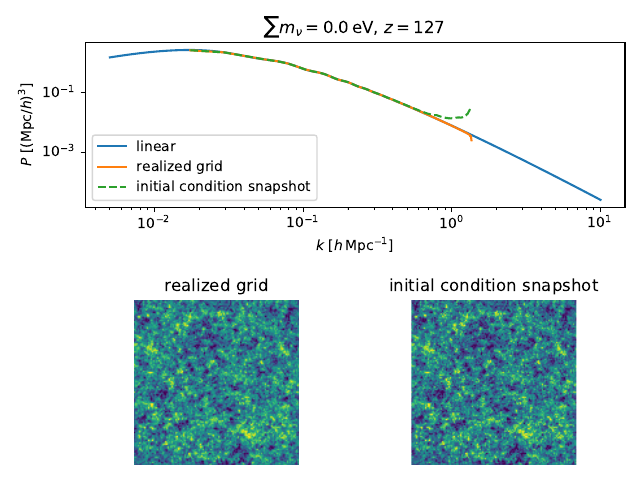

This chart was generated by the following Python code:
from glob import glob
import os, sys
import numpy as np
import scipy.fft, scipy.interpolate
import matplotlib.pyplot as plt
import MAS_library, Pk_library  # Pylians
import cosmology                # other demo script

# Absolute path to the demo directory
this_dir = os.path.dirname(os.path.abspath(__file__))

# Iterator over Fourier grid
def fourier_loop(gridsize):
    """The iteration is over a complex 3D grid resulting from
    a real Fourier transform. The conventions employed for the
    data layout — i.e. the mapping between grid indices (i, j, k)
    and wave vector components (ki, kj, kk) — are those used
    by e.g. NumPy, SciPy, FFTW.
    """
    nyquist = gridsize//2
    for i in range(gridsize):
        ki = i - gridsize*(i >= nyquist)
        for j in range(gridsize):
            kj = j - gridsize*(j >= nyquist)
            for k in range(nyquist + 1):
                kk = k
                yield i, j, k, ki, kj, kk

# Function implementing Fourier deconvolution
def deconvolve(grid, interpolation):
    """The passed grid should be in real space,
    and the returned grid will similarly be in real space.
    """
    order = [None, 'NGP', 'CIC', 'TSC', 'PCS'].index(interpolation)
    gridsize = grid.shape[0]
    grid = scipy.fft.rfftn(grid)
    for i, j, k, ki, kj, kk in fourier_loop(gridsize):
        grid[i, j, k] /= (
             np.sinc(ki/gridsize)
            *np.sinc(kj/gridsize)
            *np.sinc(kk/gridsize)
        )**order
    grid = scipy.fft.irfftn(grid)
    return grid

# Function converting wave vector components (ki, kj, kk)
# into linear index, used to index into the array of phases.
def get_curve_key(ki, kj, kk):
    """The same phases may be utilized across simulations of
    different grid sizes. With the shared phases stored in a 1D array,
    some mapping from 1D to 3D is needed. Enlarging the grid should
    only add new modes (phases), leaving the inner modes intact.
    The mapping should then be independent of the grid size.
    Below we implement such a mapping as a space-filling curve which fills
    all (meaning ~half, due to the exploitation of the Hermitian symmetry)
    of Fourier space, starting from the origin and expanding outwards in
    cuboidal shells. The details are unimportant, what matters is that the
    output domain (image) of this function is exactly all of the integers
      0 ≤ i < gridsize*gridsize*(gridsize/2 + 1)
    when called with all integer triplets (ki, kj, kk) from the input domain
      -gridsize/2 ≤ ki < gridsize/2
      -gridsize/2 ≤ kj < gridsize/2
                0 ≤ kk ≤ gridsize/2
    for any value of gridsize.
    """
    kl = ki*(abs(ki) > abs(kj)) + kj*(abs(ki) < abs(kj))
    kl += (kl == 0)*max(ki, kj)
    s = (abs(kl) + (kl > 0))*(abs(kl) >= kk) + kk*(kk > abs(kl))
    f = 2*(kk == s)
    f += (f == 0) & (ki != -s) & (ki != s - 1)
    key = (
        + s   *((         (3 - kj))*(f == 0) + (-2*ki + (s == -kj))*(f == 1) + (1 + 2*ki)*(f == 2))
        + s**2*((-7 + 2*(s == -ki))*(f == 0) + (                -2)*(f == 1) + (       2)*(f == 2))
        + s**3*4
        + kj*(f == 2) + kk*(f != 2)
    )
    return key

# Demonstration function
def demo(mass=0.0, gridsize=128):
    """Function demonstrating the initial condition generation,
    in particular the use of the primordial phases from the external file.
    A matter δ field will be realized, after which its power spectrum
    and projected 2D (slice) render will be constructed and plotted.
    If the initial condition snapshot is available among the data,
    its power spectrum and 2D render will be plotted as well.
    For simplicity, we perform the realization as naïvely as possible,
    without the use of back-scaling, gauge considerations or other
    more sophisticated strategies.
    """
    # Specifications
    z_ini = 127
    boxsize = 512  # Mpc/h
    interpolation = 'CIC'
    k_min, k_max = 5e-3, 10  # h/Mpc
    k_lin = np.logspace(np.log10(k_min), np.log10(k_max), 100)
    # Get initial power spectrum
    params = cosmology.get_cosmo_params(mass)
    power_lin = cosmology.get_lin_power(params, z_ini, k_lin)
    # Construct spline from k2 [grid units] to sqrt(power) [(Mpc/h)^(3/2)]
    k_fundamental = 2*np.pi/boxsize
    get_sqrt_power_lin = (
        lambda k2, spline=scipy.interpolate.interp1d(
            np.log(k_lin), np.log(np.sqrt(power_lin)), kind='cubic',
        ): 0 if k2 == 0 else np.exp(spline(np.log(k_fundamental*np.sqrt(k2))))
    )
    # Read in phases
    filename = os.path.realpath(f'{this_dir}/../data/0.0eV/ic/phase')
    if not os.path.isfile(filename):
        print(
            (
                f'Missing phase file {filename}\n'
                f'You may download this via\n'
                f'  make data-ic-phase'
            ),
            file=sys.stderr,
        )
        sys.exit(1)
    nyquist = gridsize//2
    size = gridsize**2*(nyquist + 1)
    phase = np.fromfile(filename, dtype=np.float32, count=size)
    if phase.size < size:
        print(f'Too few phases available for grid size {gridsize}', file=sys.stderr)
        sys.exit(1)
    # Construct grid in Fourier space
    grid = np.empty((gridsize, gridsize, nyquist + 1), dtype=np.complex64)
    for i, j, k, ki, kj, kk in fourier_loop(gridsize):
        # Get "fixed" amplitude as sqrt(power)
        k2 = ki**2 + kj**2 + kk**2
        r = get_sqrt_power_lin(k2)
        # Look up phase
        key = get_curve_key(ki, kj, kk)
        θ = phase[key]
        # Assign Fourier mode to grid
        grid[i, j, k] = r*np.exp(1j*θ)
        # Note that the symmetry requirements for the DC plane
        # is already baked-in to the provided phases.
        # For simplicity, we leave out the symmetry conditions
        # for the Nyquist planes.
    # Transform to real space and normalize
    grid = scipy.fft.irfftn(grid)
    grid *= gridsize**3/boxsize**1.5
    # Compute power spectrum using Pylians
    tmp = Pk_library.Pk(grid, boxsize, MAS=0)
    k_grid, power_grid = tmp.k3D, tmp.Pk[:, 0]
    # Plot power spectra
    fig, axes = plt.subplot_mosaic('tt\nlr')
    axes['t'].loglog(k_lin, power_lin, label='linear')
    axes['t'].loglog(k_grid, power_grid, label='realized grid')
    # Also compute power spectrum for initial condition snapshot, if available
    grid_ic = None
    for sim in ('', '_HR'):
        filename = f'{this_dir}/../data/{mass}eV{sim}/ic/snapshot'
        if glob(f'{filename}*'):
            grid_ic = MAS_library.density_field_gadget(
                filename, [1], gridsize, interpolation,
            )
            grid_ic /= np.mean(grid_ic)
            grid_ic -= 1
            tmp = Pk_library.Pk(grid_ic, boxsize, MAS=interpolation)
            k_ic, power_ic = tmp.k3D, tmp.Pk[:, 0]
            axes['t'].loglog(k_ic, power_ic, '--', label='initial condition snapshot')
            break
    # Plot 2D slices
    def render2d(grid, ax):
        slice = np.sum(grid[:, :, :grid.shape[2]//8], 2)  # project along z
        ax.imshow(
            slice,
            interpolation='none',
            origin='lower',
            vmin=(slice.min() + 0.15*(slice.max() - slice.min())),
            vmax=(slice.min() + 0.85*(slice.max() - slice.min())),
        )
    render2d(grid, axes['l'])
    if grid_ic is not None:
        # Due to the particle interpolation (mass assignment) carried out
        # by Pylians, the grid should be deconvolved.
        grid_ic = deconvolve(grid_ic, interpolation)
        render2d(grid_ic, axes['r'])
    # Finalize plots
    axes['t'].set_title(rf'$\sum m_\nu = {mass}\, \mathrm{{eV}}$, $z = {z_ini}$')
    axes['t'].set_xlabel(r'$k$ $[h\, \mathrm{Mpc}^{-1}]$')
    axes['t'].set_ylabel(r'$P$ $[(\mathrm{Mpc}/h)^{3}]$')
    axes['t'].legend()
    axes['l'].set_title('realized grid')
    axes['r'].set_title('initial condition snapshot')
    axes['l'].set_axis_off()
    axes['r'].set_axis_off()
    plt.tight_layout()
    fig.savefig(f'{this_dir}/ic.pdf')

if __name__ == '__main__':
    demo()

